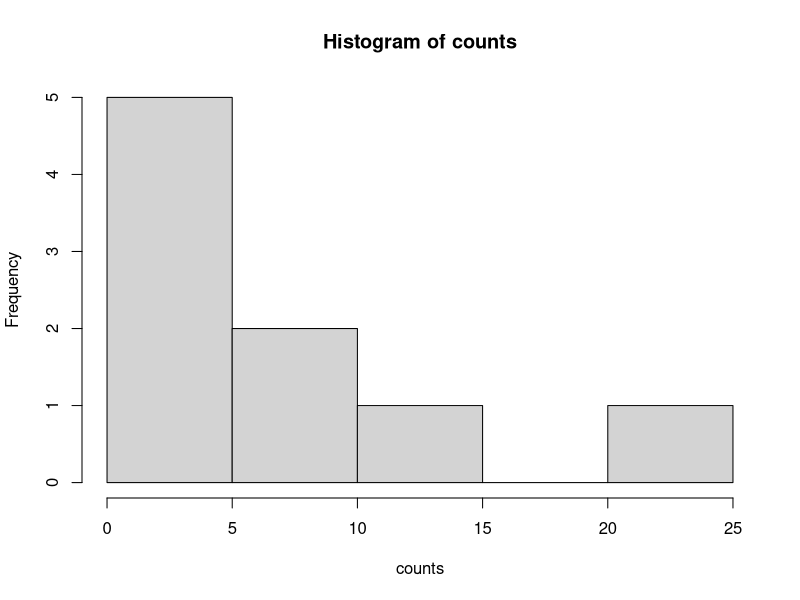
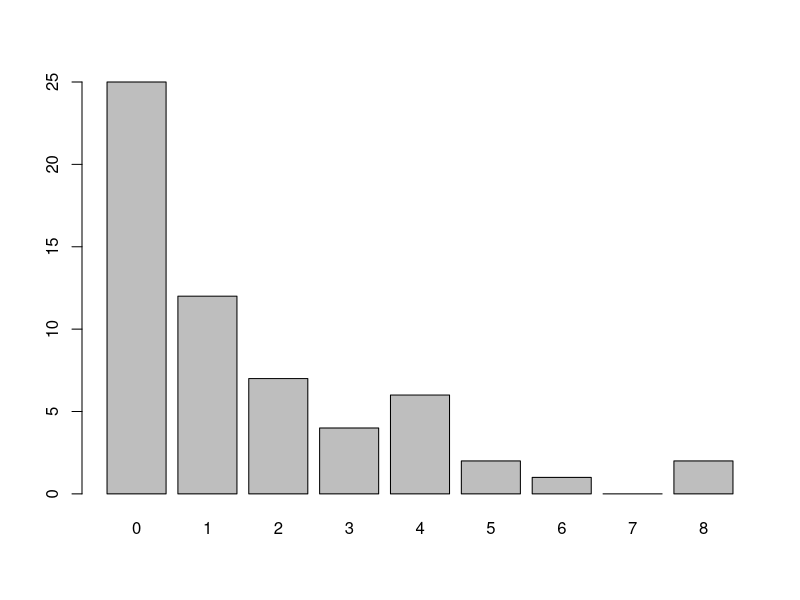
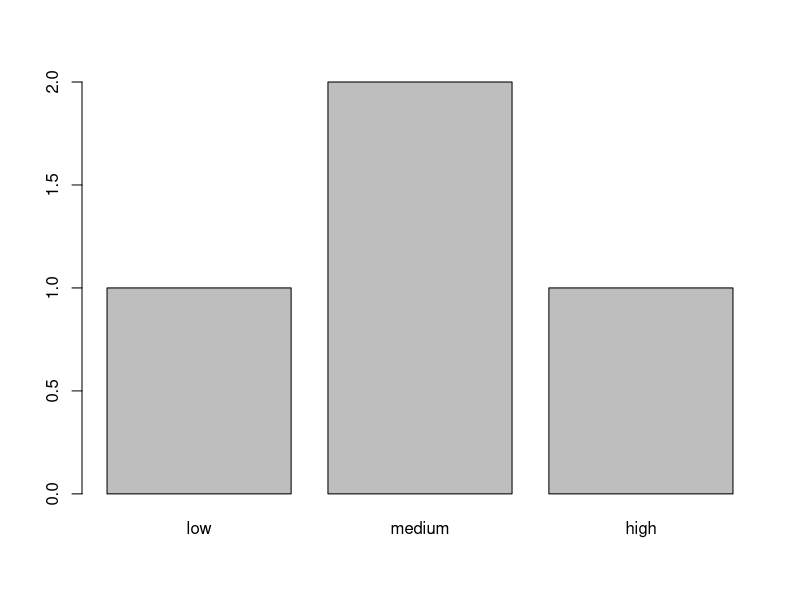

Source code (R) for these figures, in order:
## ---- chunk 1
?Quotes #how to represent various characters
## ---- chunk 2
x <- 3 #create a simple vector
## ---- chunk 3
x
## ---- chunk 4
str(x) #print the structure of x, 'num' = numeric
## ---- chunk 5
class(x)
## ---- chunk 6
typeof(x)
## ---- chunk 7
length(x)
## ---- chunk 8
y <- 3L #integer
class(y)
typeof(y)
length(y)
str(y)
## ---- chunk 9
z <- x>0 #create a logical vector
class(z)
typeof(z)
length(z)
str(z)
## ---- chunk 10
w <- 'three' #character
class(w)
typeof(w)
length(z)
str(z)
## ---- chunk 11
?c #concatenate function
## ---- chunk 12
x <- c(1)
str(x)
## ---- chunk 13
x <- c(3, 5, 6, 3, 1, 2, -10)
str(x)
length(x)
## ---- chunk 14
0:10 #sequence (endpoints are included)
## ---- chunk 15
15:5 #backward sequence
## ---- chunk 16
seq(-2, 3, 0.5) #as in np.arange
## ---- chunk 17
seq(from=0.04, to=0.15, length=6) #as np.linspace
## ---- chunk 18
rep(9, 5) #constant vectors
## ---- chunk 19
rep(1:4, 2) #replicate sequence (np.tile)
## ---- chunk 20
rep(1:4, each=2, times=3) #np.repeat + np.tile
## ---- chunk 21
rep(1:4, 1:4) #np.repeat with a np.arange
## ---- chunk 22
rep(c("cat", "dog", "mouse"), c(2,3,2))
## ---- chunk 23
4/0
## ---- chunk 24
-15/0
## ---- chunk 25
exp(-Inf) #infinity are propagated!
## ---- chunk 26
0/Inf
## ---- chunk 27
(0:3)^Inf
## ---- chunk 28
0/0
Inf - Inf
Inf/Inf
## ---- chunk 29
#Test infinites
x <- -4.5
is.finite(x)

is.infinite(c(-4.5, 0/0, exp(Inf)))

is.nan(c(-4.5, 0/0, exp(Inf)))
## ---- chunk 30
#Missing data are represented as NA
NA > 0; 2.7*NA; ! NA #normally all operations on NA result in NA
## ---- chunk 31
#except for operations with a unique result
NA^0
NA |  TRUE
NA & FALSE
## ---- chunk 32
y <- c(4, NA, -8)

y == NA #does not work to check the NA
y == "NA" #NA is not a string!

#should use:
is.na(y)
## ---- chunk 33
#Remove NA
y[! is.na(y)]
## ---- chunk 34
#Some operations can "skip" NAs
v1 <- c(1:7, NA, 2:8, NA, 3:9)
str(v1)
## ---- chunk 35
mean(y) #NA "ruin" the operation
## ---- chunk 36
mean(v1, na.rm=TRUE) #remove the NA before computing the mean
## ---- chunk 37
#Get indices of NAs
seq(along=v1) #create sequence of all indices

seq(along=v1)[is.na(v1)] #select only the ones that correspond to NAs
## ---- chunk 38
#or simpler way:
which(is.na(v1))
## ---- chunk 39
#Replace NAs with a value (e.g. 0)
v1[is.na(v1)] <- 0
v1
## ---- chunk 40
#Equivalently
v1[which(is.na(v1))] <- 0
v1
## ---- chunk 41
ifelse(is.na(v1), 0, v1) #vectorized ifelse (np.where)
## ---- chunk 42
probe <- 1:5
## ---- chunk 43
probe
## ---- chunk 44
probe[-1] #remove the first
## ---- chunk 45
#Create a function to remove the smallest two values and larges two values
trim <- function(x) {
    sort(x)[-c(1,2, length(x)-1, length(x))] #remove with the -
}
## ---- chunk 46
probe <- c(4, 7, 6, 5, 6, 7)
probe
## ---- chunk 47
trim(probe)
## ---- chunk 48
counts <- c(25, 12, 7, 4, 6, 2, 1, 0, 2)
attr(counts, "nx") <- "count1"
attr(counts, "ny") <- "events"
## ---- chunk 49
attr(counts, "nx")
## ---- chunk 50
attributes(counts)
## ---- chunk 51
x <- c(a = 1, b = 2, c = 3)
str(x) #give names to the elements
## ---- chunk 52
x <- 1:3
names(x) <- c("a", "b", "c")
str(x)
## ---- chunk 53
x <- setNames(1:3, c("a", "b", "c"))
str(x)
## ---- chunk 54
names(x)
## ---- chunk 55
#Remove
unname(x)

#or
names(x) <- NULL
str(x)
## ---- chunk 56
#for example, set names to represent histogram labels
counts <- c(25, 12, 7, 4, 6, 2, 1, 0, 2)
names(counts) <- 0:(length(counts)-1)
str(counts)
## ---- chunk 57
hist(counts) #does not use names
## ---- chunk 58
barplot(counts) #use names
## ---- chunk 59
v1 <- c(1:20)
dim(v1) <- c(4,5) #np.reshape to 2d array
class(v1)
str(v1)
## ---- chunk 60
v1
## ---- chunk 61
v1 <- c(1:20)
dim(v1) <- c(2, 5, 2) #np.reshape to 3d array

str(v1)
## ---- chunk 62
v1
## ---- chunk 63
#Sum all elements less than 5
x <- 0:10
sum(x[x<5])
## ---- chunk 64
x <- factor(c("a", "b", "c", "d")) #factor
str(x)
typeof(x)
attributes(x)
## ---- chunk 65
coord <- factor(c("Est", "West", "Est", "North"), levels = c("North", "Est", "South", "West"))
table(coord) #count occurrences
## ---- chunk 66
#ordered factors (when order matters)
#e.g. security level
grade <- ordered(c("high", "low", "medium", "medium"), levels = c("low", "medium", "high"))
str(grade)
## ---- chunk 67
summary(grade)
## ---- chunk 68
barplot(table(grade))
## ---- chunk 69
#read.csv(), data.frame(), etc. convert character vectors to factors. Can disable with stringsAsFactors = FALSE
## ---- chunk 70
today <- Sys.Date(); today #date
## ---- chunk 71
typeof(today)
class(today)
## ---- chunk 72
yesterday <- as.Date("2020-03-14")
yesterday
## ---- chunk 73
delta <- today - yesterday
str(delta)
class(delta) #difftime
## ---- chunk 74
#internal representation is accessed with unclass
unclass(today) #= number of days since 1970-01-01
## ---- chunk 75
#POSIX = Portable Operating System Interface, a standard from UNIX
#ct = calendar time (time_t in C)
#lt = local time    (struct_tm type in C)
## ---- chunk 76
now_ct <- as.POSIXct(Sys.time(), tzone="CET")
now_ct
## ---- chunk 77
r20bday_ct <- as.POSIXct("2020-02-29 12:00", tzone="CET")
now_ct - r20bday_ct
## ---- chunk 78
structure(now_ct, tzone="Europe/Rome")
structure(now_ct, tzone="Europe/Moscow") #edits only the formatting, not the internal representation
structure(now_ct, tzone="Asia/Chongqing")
## ---- chunk 79
#time durations
one_week <- as.difftime(1, units="weeks")
attributes(one_week)
## ---- chunk 80
today <- Sys.time()
next_week <- today + one_week
structure(next_week, tzone="Europe/Rome")
## ---- chunk 81
forty_min <- as.difftime(40, units="mins")
## ---- chunk 82
names <- c("John", "John", "Jim", "Anna", "Beatrix", "Anna")
table(names)
## ---- chunk 83
unique(names)
## ---- chunk 84
duplicated(names) #mark elements that have appeared before
## ---- chunk 85
names[!duplicated(names)] #same as unique
## ---- chunk 86
setA <- c("a", "b", "c", "d", "e")
setB <- c("d", "e", "f", "g")

union(setA, setB)
## ---- chunk 87
intersect(setA, setB)
## ---- chunk 88
setdiff(setA, setB)
## ---- chunk 89
setdiff(setB, setA)
## ---- chunk 90
setequal(setA, setA)
setequal(setA, setB)
## ---- chunk 91
setA %in% setB #marks elements in the intersection
## ---- chunk 92
9E-4/0.05
## ---- chunk 93

